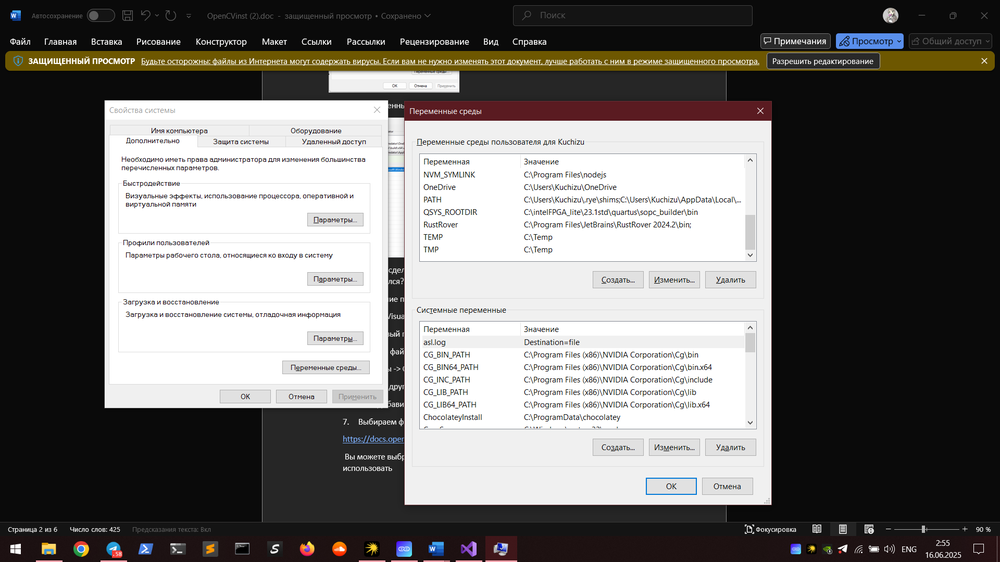
//> input picture Сем 6/Методы обработки изображений/images/Снимок экрана (2398).png, 1000 x 562 px, shrunk from 1920 x 1080 before the run
$ ./8 '../images/Снимок экрана (2398).png'   (built with g++ and OpenCV 4)
//> lines starting //> are read from the running program, lines starting //| are printed output that depends on the picture

#include "opencv2/imgproc.hpp"
#include "opencv2/highgui.hpp"
#include <iostream>

using namespace cv;
using namespace std;

Mat src, erosion_dst, dilation_dst;

int erosion_elem = 0;
int erosion_size = 0;
int dilation_elem = 0;
int dilation_size = 0;
int const max_elem = 2;
int const max_kernel_size = 21;

void Erosion( int, void* );
void Dilation( int, void* );

int main( int argc, char** argv )
{
  CommandLineParser parser( argc, argv, "{@input | LinuxLogo.jpg | input image}" );
  src = imread( samples::findFile( parser.get<String>( "@input" ) ), IMREAD_COLOR );
//> src is the input picture: 562 rows x 1000 cols, CV_8UC3; mean B, G, R 110.8, 112.8, 114.7
  if( src.empty() )
  {
    cout << "Could not open or find the image!\n" << endl;
    cout << "Usage: " << argv[0] << " <Input image>" << endl;
    return -1;
  }

  namedWindow( "Erosion Demo", WINDOW_AUTOSIZE );
  namedWindow( "Dilation Demo", WINDOW_AUTOSIZE );
  moveWindow( "Dilation Demo", src.cols, 0 );

  createTrackbar( "Element:\n 0: Rect \n 1: Cross \n 2: Ellipse", "Erosion Demo",
          &erosion_elem, max_elem,
          Erosion );
//> slider 'Element:\n 0: Rect \n 1: Cross \n' is set to 1

  createTrackbar( "Kernel size:\n 2n +1", "Erosion Demo",
          &erosion_size, max_kernel_size,
          Erosion );
//> slider 'Kernel size:\n 2n +1' is set to 7

  createTrackbar( "Element:\n 0: Rect \n 1: Cross \n 2: Ellipse", "Dilation Demo",
          &dilation_elem, max_elem,
          Dilation );
//> slider 'Element:\n 0: Rect \n 1: Cross \n' is set to 1

  createTrackbar( "Kernel size:\n 2n +1", "Dilation Demo",
          &dilation_size, max_kernel_size,
          Dilation );
//> slider 'Kernel size:\n 2n +1' is set to 7

  Erosion( 0, 0 );
  Dilation( 0, 0 );

  waitKey(0);
  return 0;
}

void Erosion( int, void* )
{
  int erosion_type = 0;
  if( erosion_elem == 0 ){ erosion_type = MORPH_RECT; }
  else if( erosion_elem == 1 ){ erosion_type = MORPH_CROSS; }
  else if( erosion_elem == 2) { erosion_type = MORPH_ELLIPSE; }

  Mat element = getStructuringElement( erosion_type,
                       Size( 2*erosion_size + 1, 2*erosion_size+1 ),
                       Point( erosion_size, erosion_size ) );

  erode( src, erosion_dst, element );
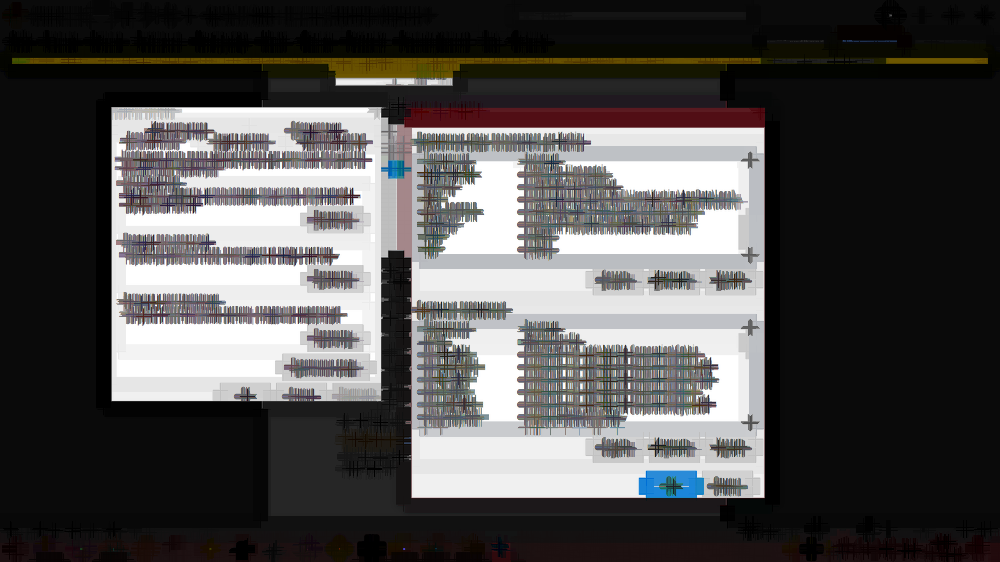
//> erosion_dst: 562 rows x 1000 cols, CV_8UC3; mean B, G, R 78.7, 79.3, 80.9
  imshow( "Erosion Demo", erosion_dst );
}

void Dilation( int, void* )
{
  int dilation_type = 0;
  if( dilation_elem == 0 ){ dilation_type = MORPH_RECT; }
  else if( dilation_elem == 1 ){ dilation_type = MORPH_CROSS; }
  else if( dilation_elem == 2) { dilation_type = MORPH_ELLIPSE; }

  Mat element = getStructuringElement( dilation_type,
                       Size( 2*dilation_size + 1, 2*dilation_size+1 ),
                       Point( dilation_size, dilation_size ) );

  dilate( src, dilation_dst, element );
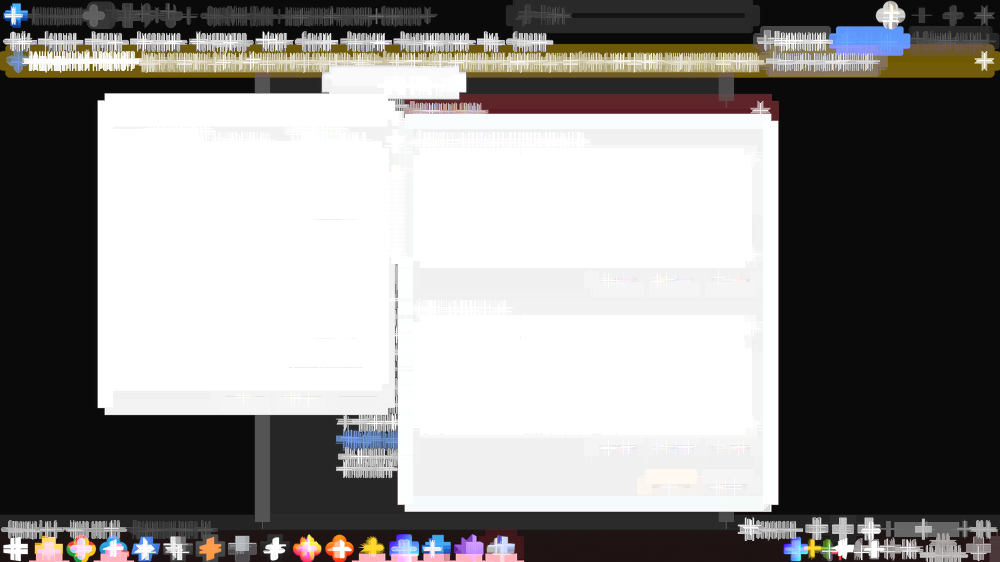
//> dilation_dst: 562 rows x 1000 cols, CV_8UC3; mean B, G, R 137.2, 138.7, 140.5
  imshow( "Dilation Demo", dilation_dst );
}

$ run again, on Сем 6/Методы обработки изображений/images/Снимок экрана (2400).png
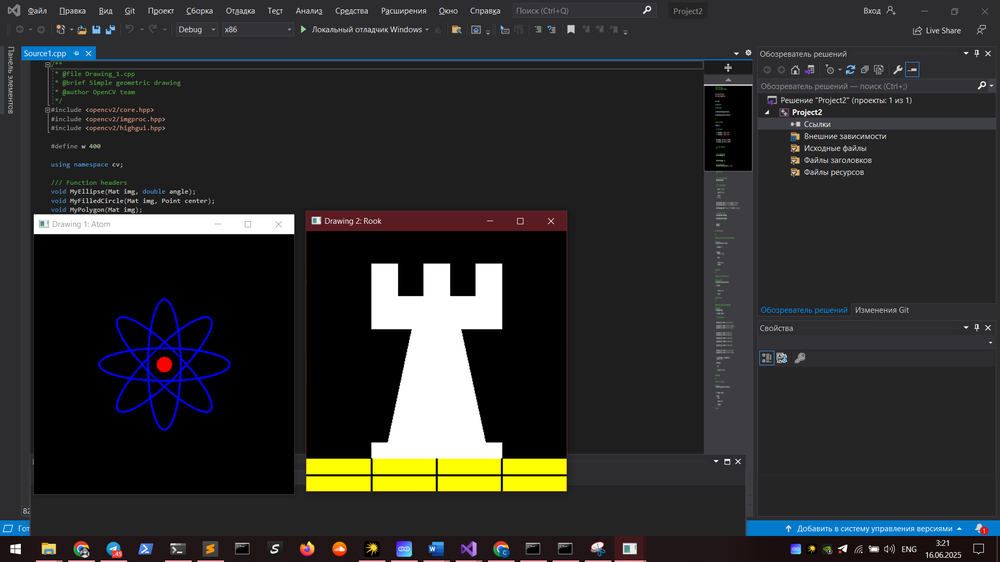
//> input picture Сем 6/Методы обработки изображений/images/Снимок экрана (2400).png, 1000 x 562 px, shrunk from 1920 x 1080 before the run
//> src is the input picture: 562 rows x 1000 cols, CV_8UC3; mean B, G, R 44.1, 44.9, 44.8
//> in Erosion, `erode( src, erosion_dst, element );`:
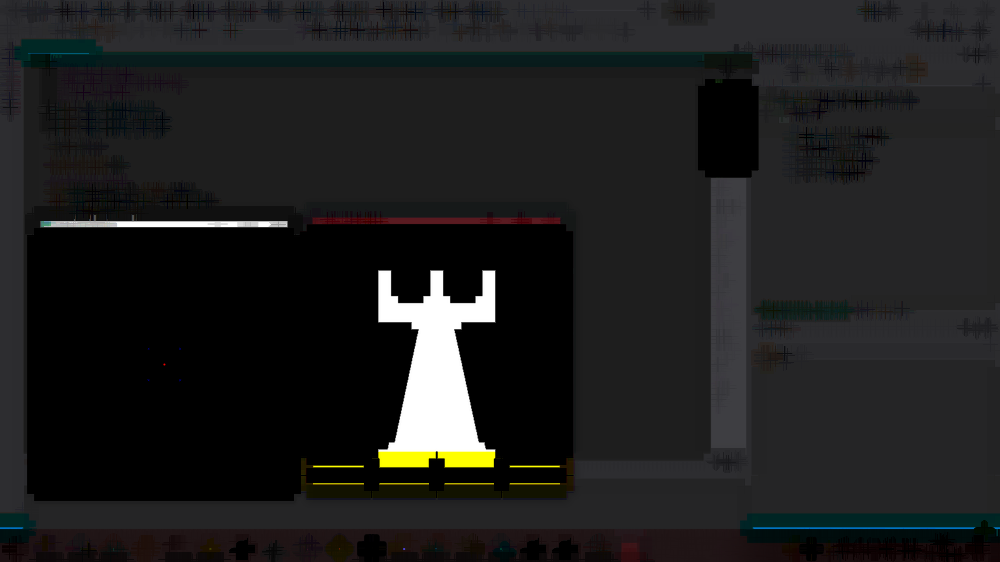
//> erosion_dst: 562 rows x 1000 cols, CV_8UC3; mean B, G, R 30.4, 30.7, 30.4
//> in Dilation, `dilate( src, dilation_dst, element );`:
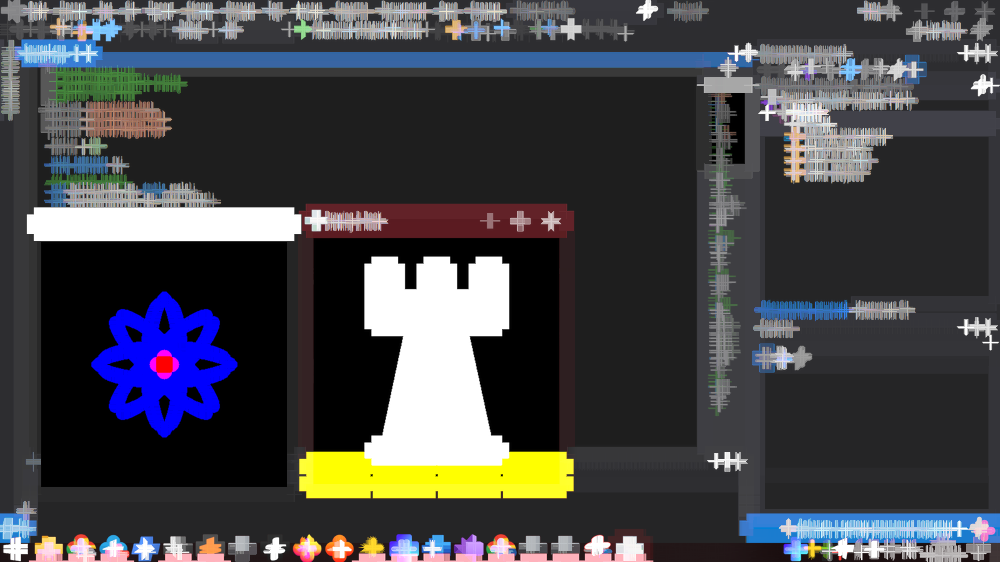
//> dilation_dst: 562 rows x 1000 cols, CV_8UC3; mean B, G, R 71.5, 67.6, 67.3

$ run again, on Сем 6/Методы обработки изображений/images/Снимок экрана (2401).png
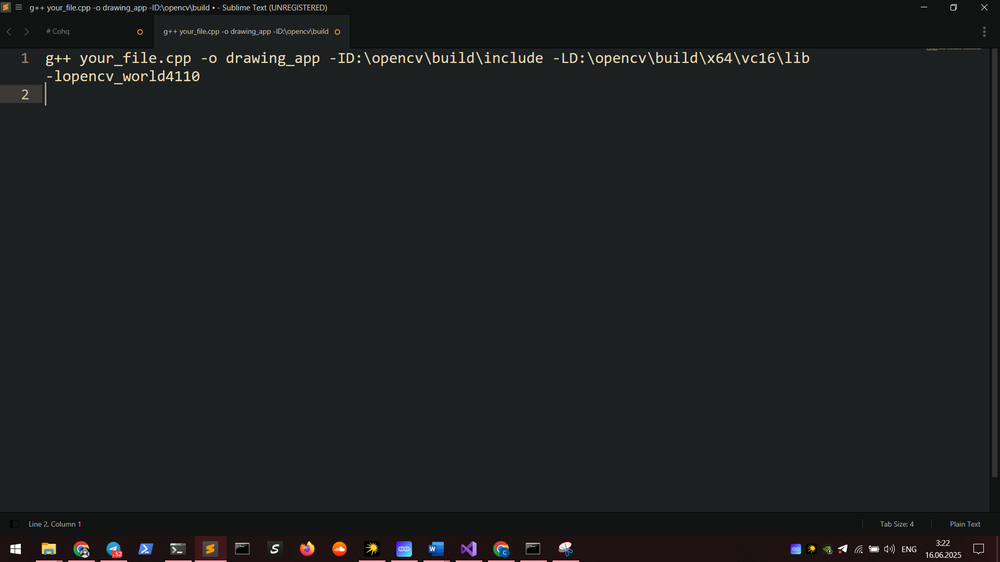
//> input picture Сем 6/Методы обработки изображений/images/Снимок экрана (2401).png, 1000 x 562 px, shrunk from 1920 x 1080 before the run
//> src is the input picture: 562 rows x 1000 cols, CV_8UC3; mean B, G, R 32.5, 31.8, 29.8
//> in Erosion, `erode( src, erosion_dst, element );`:
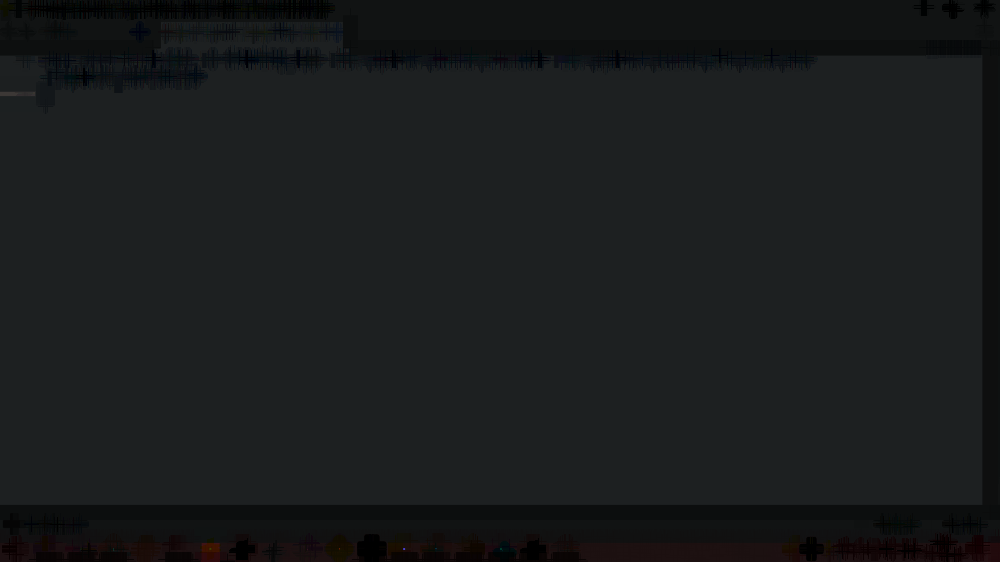
//> erosion_dst: 562 rows x 1000 cols, CV_8UC3; mean B, G, R 28.9, 28.1, 25.7
//> in Dilation, `dilate( src, dilation_dst, element );`:
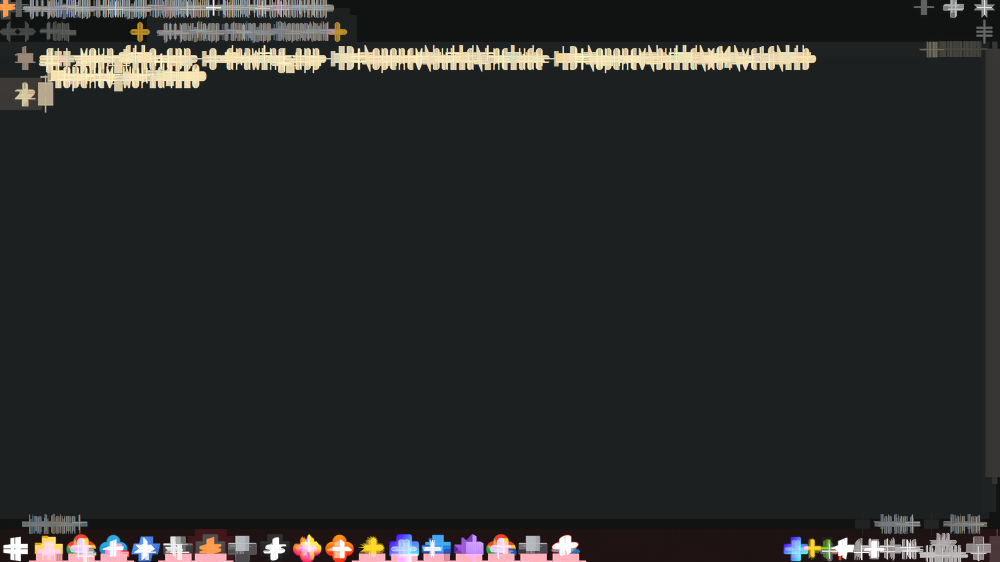
//> dilation_dst: 562 rows x 1000 cols, CV_8UC3; mean B, G, R 41.5, 41.9, 40.9
